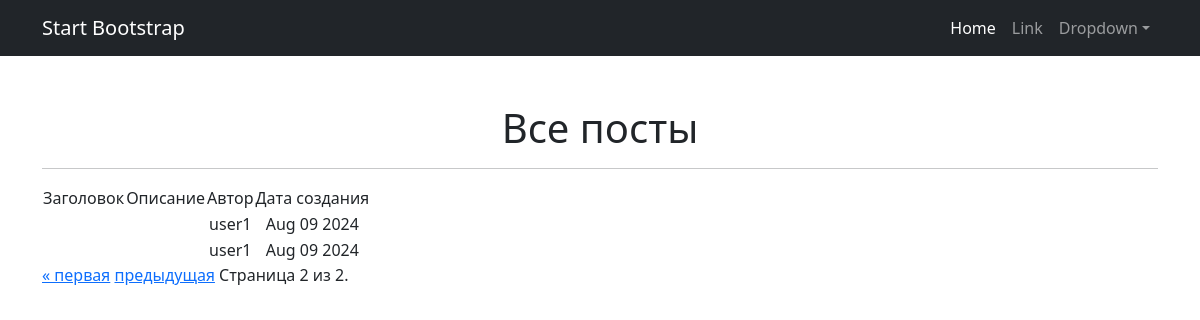
Screenshot of /news/?page=2 with the database file from the repository.
### news/models.py (models this page shows, shortened)
class Post(models.Model):
    article = 'a'
    news = 'n'
    POST_TYPE = [
        (article, "Статья"),
        (news, "Новость")
    ]
    author = models.ForeignKey(Author, on_delete=models.CASCADE)
    post_type = models.CharField(max_length=1, choices=POST_TYPE, default=article)
    created = models.DateTimeField(auto_now_add=True)
    cats = models.ManyToManyField(Category, through='PostCategory')
    title = models.CharField(max_length=256)
    text = models.TextField()
    rating = models.IntegerField(default=0)

class Author(models.Model):
    user = models.OneToOneField(User, on_delete=models.CASCADE)
    rating = models.IntegerField(default=0)

### news/views.py (the view)
# urls.py: path('', PostList.as_view(), name='news_list'),  # Указываем имя маршрута для списка новостей
class PostList(ListView):                                      ### Есть видео от ментора!
    model = Post
    ordering = '-created'  # Сортировка от новых к старым
    template_name = 'news.html'
    context_object_name = 'posts'
    paginate_by = 10  # Количество постов на странице

### news/templatetags/custom_filters.py (called while the page is built)
@register.filter(name='censor')
def censor(value):
    if isinstance(value, str):  # Проверка на строку
        return profanity.censor(value, '$')
    return value  # Возвращаем значение без изменений, если это не строка

### news/templates/news.html (shortened to what this page needs)
{% extends 'flatpages/default.html' %}
{% load custom_filters %}
{% block content %}
<h1>Все посты</h1>
<hr>
{% if page_obj %}
    <table>
        <tr>
            <td>Заголовок</td>
            <td>Описание</td>
            <td>Автор</td>
            <td>Дата создания</td>
        </tr>
        {% for post in page_obj %}
        <tr>
            <td>{{ post.title|censor }}</td>
            <td>{{ post.text|censor|truncatewords:20 }}</td>
            <td>{{ post.author.user.username }}</td>
            <td>{{ post.created|date:'M d Y' }}</td>
        </tr>
        {% endfor %}
    </table>
    <div class="pagination">
        <span class="step-links">
            {% if page_obj.has_previous %}
                <a href="?page=1">&laquo; первая</a>
                <a href="?page={{ page_obj.previous_page_number }}">предыдущая</a>
            {% endif %}
            <span class="current">
                Страница {{ page_obj.number }} из {{ page_obj.paginator.num_pages }}.
            </span>
        </span>
    </div>
{% else %}
    <h2>Постов нет!</h2>
{% endif %}
{% endblock content %}

### rows the page displays
Post: author.user.username "user1", created "Aug 09 2024"
Post: author.user.username "user1", created "Aug 09 2024"

### other values shown
{{ page_obj.number }} "2"
{{ page_obj.paginator.num_pages }} "2"
